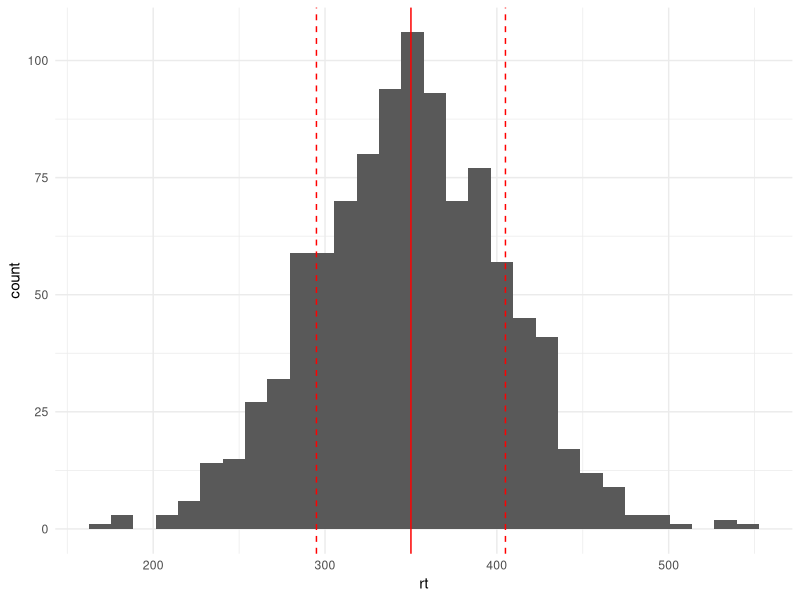
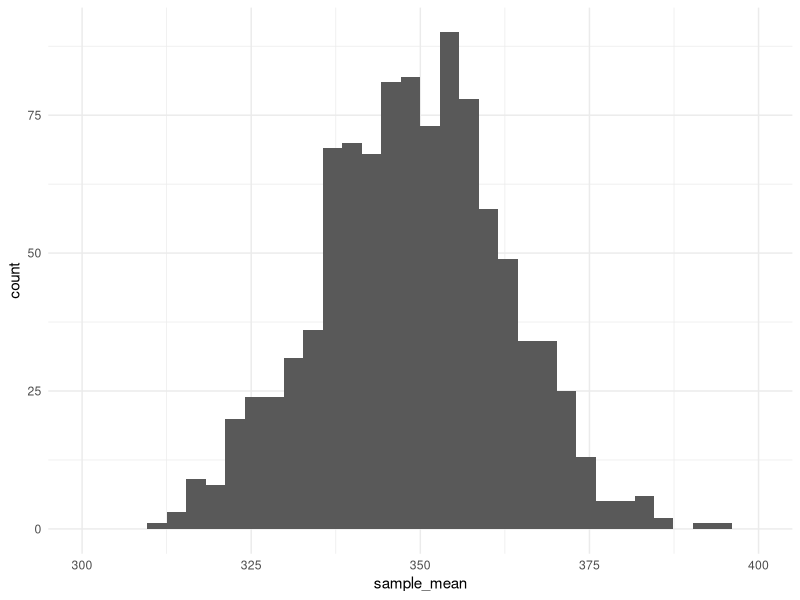
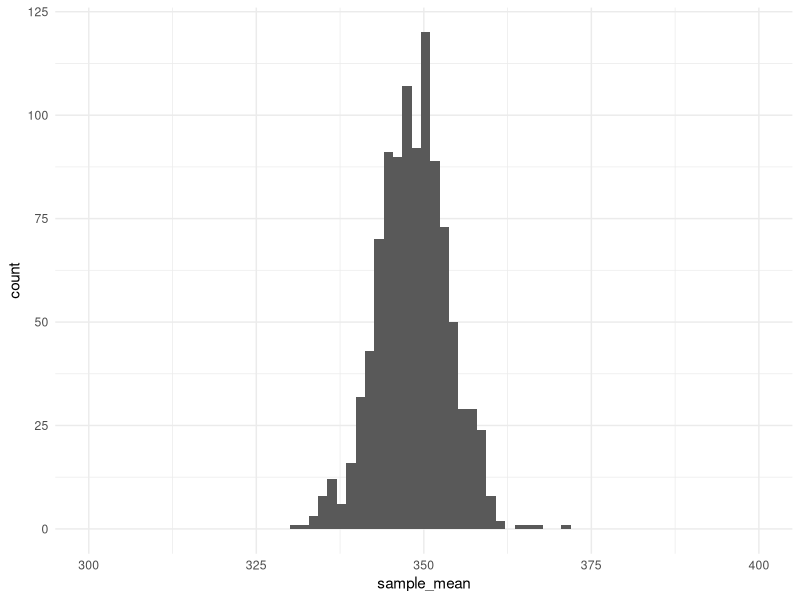
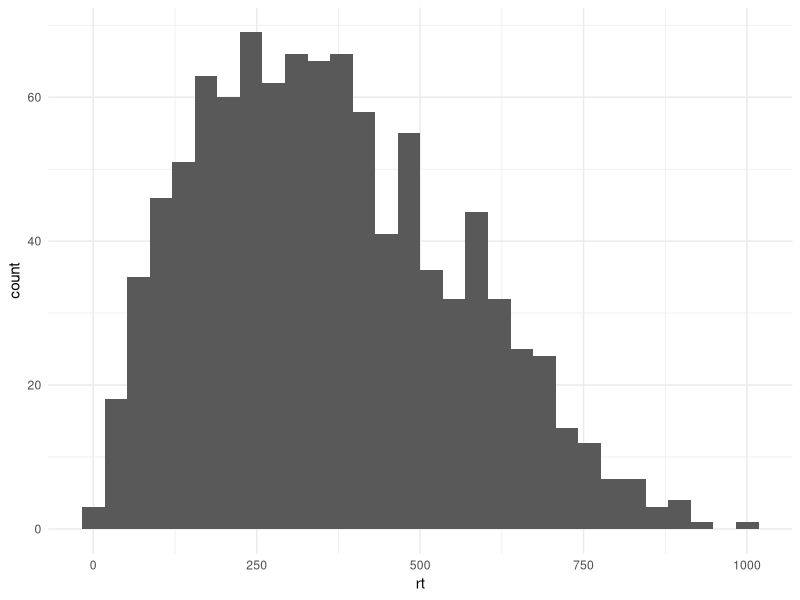
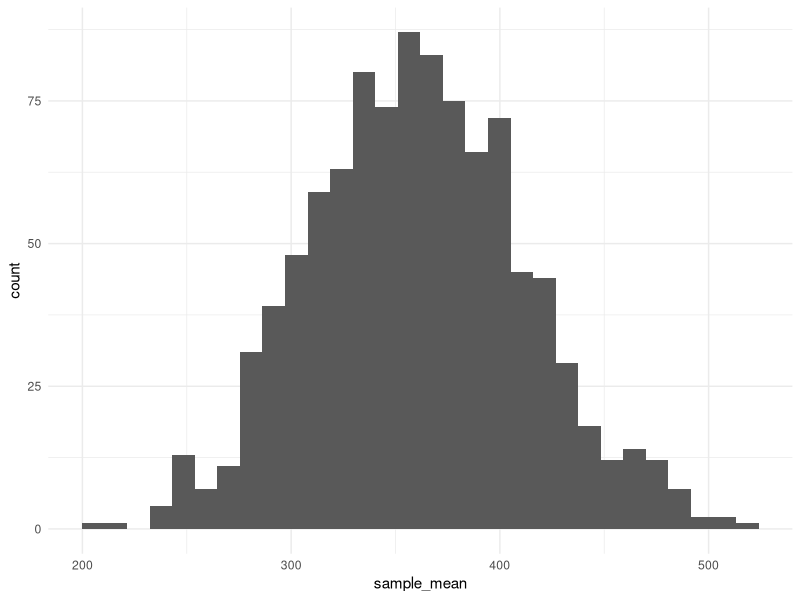
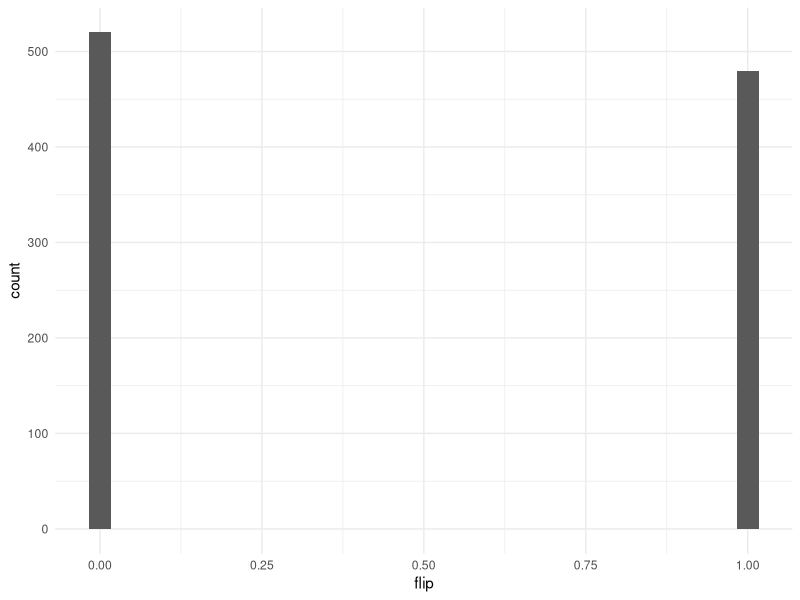
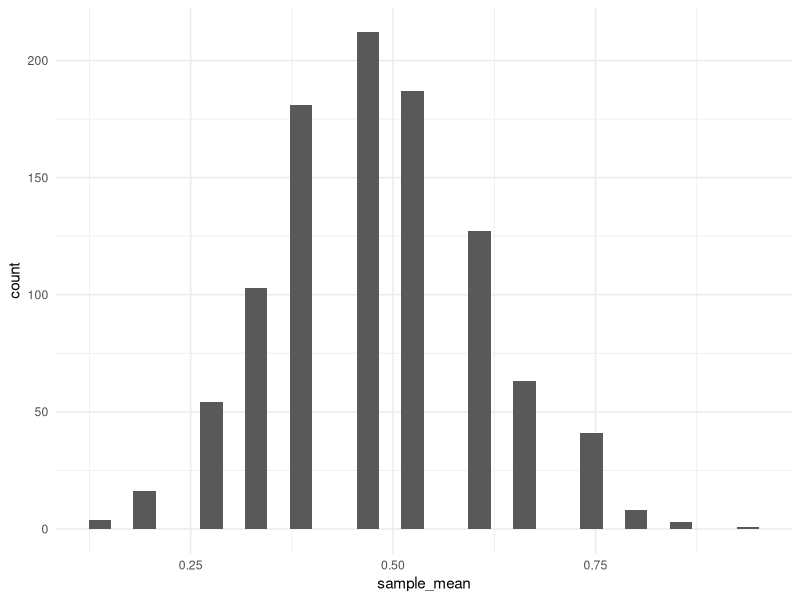
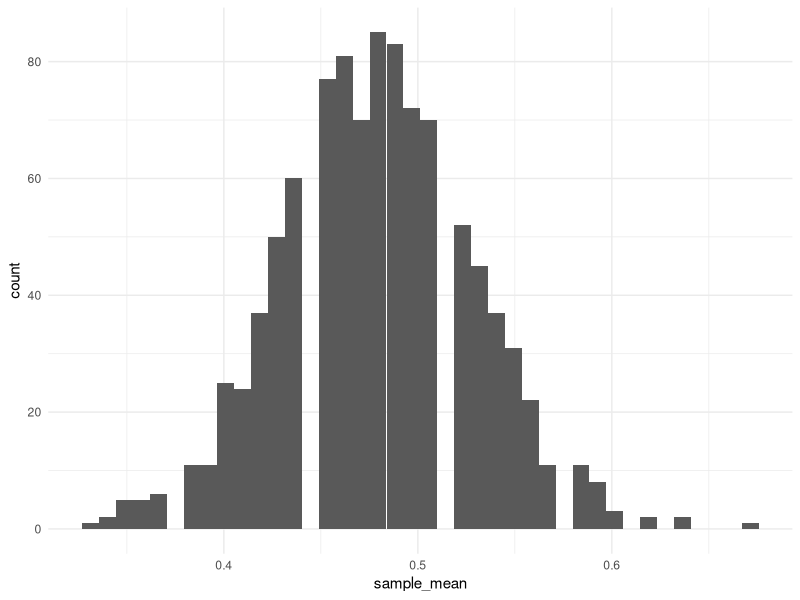

Reproduce these figures in R, in order.
## ---- chunk 1
#install.packages("tidyverse")
library(tidyverse)

theme_set(theme_minimal())  # pretty plots

set.seed(42)

knitr::opts_chunk$set(message=F)  # Prevents output we don't care about
## ---- chunk 2

population_mean = 350
population_sd = 55

# `rnorm` can simulate values from a specified **normal** distribution, type `?rnorm` on the console for more info.

rt_data = data.frame(trial = 1:1000, rt = round(rnorm(1000, 350, 55)))

str(rt_data) # check the structure of the data. Is it what we expect?
head(rt_data) # see the top 6 rows of the data. 

## ---- chunk 3
ggplot(rt_data, aes(x = rt)) +
  geom_histogram()+ 
  geom_vline(xintercept=350,colour = "red")+
geom_vline(xintercept=c(295,405), linetype="dashed",colour = "red")
## ---- chunk 4

#In the first line we give our function a name "get_sample_mean" and specify the inputs
#In the second line we use the pre-built "sample_n" function to get a sample of a certain "sample_size" from the "data"
#In the third line we calculate the mean of the "column" of the sample generated above

get_sample_mean = function(sample_size, data, column) {
  sample = data %>% sample_n(sample_size)
  mean(sample[[column]]) 
}

#Let's take a sample of 15 our sample size to 15.

n = 15

# With the function written, we can now call the function specifying our inputs-- the "sample_size" (n), the "data" (rt_data), and the "column" from which we want to calculate the mean (rt). 

get_sample_mean(n, rt_data, 'rt')

#Try running this a few times to see how our sample mean varies with each random sample. 
## ---- chunk 5

n = 15

samples = replicate(1000, get_sample_mean(n, rt_data, 'rt'))

sample_data = data.frame(sample = 1:1000, sample_mean = samples)

head(sample_data)
## ---- chunk 6
ggplot(sample_data, aes(x = sample_mean)) +
  geom_histogram() +
  coord_cartesian(xlim=c(300, 400))
## ---- chunk 7
mean(sample_data$sample_mean)
sd(sample_data$sample_mean)
## ---- chunk 8
n = 100

samples = replicate(1000, get_sample_mean(n, rt_data, 'rt'))

sample_data = data.frame(sample = 1:1000, sample_mean = samples)

head(sample_data)
## ---- chunk 9
ggplot(sample_data, aes(x = sample_mean)) +
  geom_histogram() +
  coord_cartesian(xlim=c(300, 400))
## ---- chunk 10
mean(sample_data$sample_mean)
sd(sample_data$sample_mean)
## ---- chunk 11

# `rbeta` can simulate values from a specified **skewed** distribution, type `?rbeta` on the console for more info.

rt_data_skew = data.frame(trial = 1:1000, rt = rbeta(1000, 2, 4) * 1050) 

ggplot(rt_data_skew, aes(x = rt)) +
  geom_histogram()
## ---- chunk 12
n = 15

samples = replicate(1000, get_sample_mean(n, rt_data_skew, 'rt'))

sample_data_skew = data.frame(sample = 1:1000, sample_mean = samples)

ggplot(sample_data_skew, aes(x = sample_mean)) +
  geom_histogram()

## ---- chunk 13
coin_flips = data.frame(trial = 1:1000, flip = rbinom(1000, 1, 0.5))

ggplot(coin_flips, aes(x = flip)) +
  geom_histogram()
## ---- chunk 14
n = 15

samples = replicate(1000, get_sample_mean(n, coin_flips, 'flip'))

sample_flips = data.frame(sample = 1:1000, sample_mean = samples)

head(sample_flips)
## ---- chunk 15
ggplot(sample_flips, aes(x = sample_mean)) +
  geom_histogram()
## ---- chunk 16
n = 100

samples = replicate(1000, get_sample_mean(n, coin_flips, 'flip'))

sample_flips = data.frame(sample = 1:1000, sample_mean = samples)

ggplot(sample_flips, aes(x = sample_mean)) +
  geom_histogram(bins=40)


## ---- chunk 17

subject = rep(c(1:100), each=20) 
#each subject does 20 trials total
trial_type = factor(rep(c("consistent", "inconsistent"), each=10, times = 2000)) 
#10 consistent and 10 inconsistent trials
rt= as.numeric(rep(rbeta(2000, 2, 4) * 1050)) 
#creating rt with skewed distribution
  
null_subject_condition_data= data.frame(subject,trial_type,rt) 


#let's look at the distribution of rt's for each trial_type

ggplot(null_subject_condition_data, aes(x=rt, fill=trial_type))+
  geom_histogram(position="identity", alpha=0.5)

## ---- chunk 18
condition_differences_data<-null_subject_condition_data%>%
  mutate(rt_diff= ifelse(trial_type=="inconsistent",rt*1.5,rt))

head(condition_differences_data)
tail(condition_differences_data)


ggplot(condition_differences_data, aes(x=rt_diff, fill=trial_type))+
  geom_histogram(position="identity", alpha=0.5)

# let's compare mean rts for each trial_type

condition_differences_data%>%
  group_by(trial_type)%>%
  summarize(mean(rt_diff))
         
